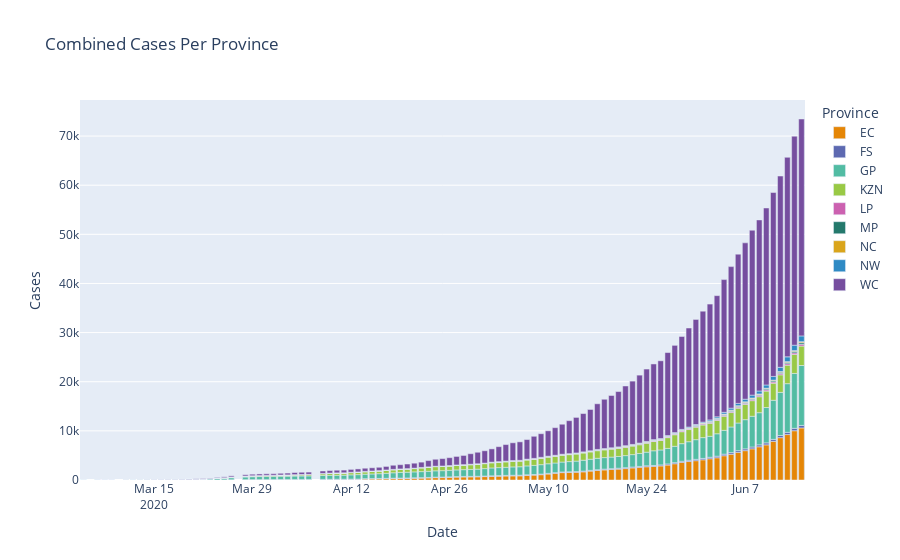

Notebook source saved alongside this figure:
### Code cell
fig = px.bar(state_plotly, title='Combined Cases Per Province', x='Date', y='Cases', color='Province',
             barmode='relative', color_discrete_sequence=colour_series)
fig.update_traces(hovertemplate=None)
fig.update_layout(hovermode="x")
fig.show()
